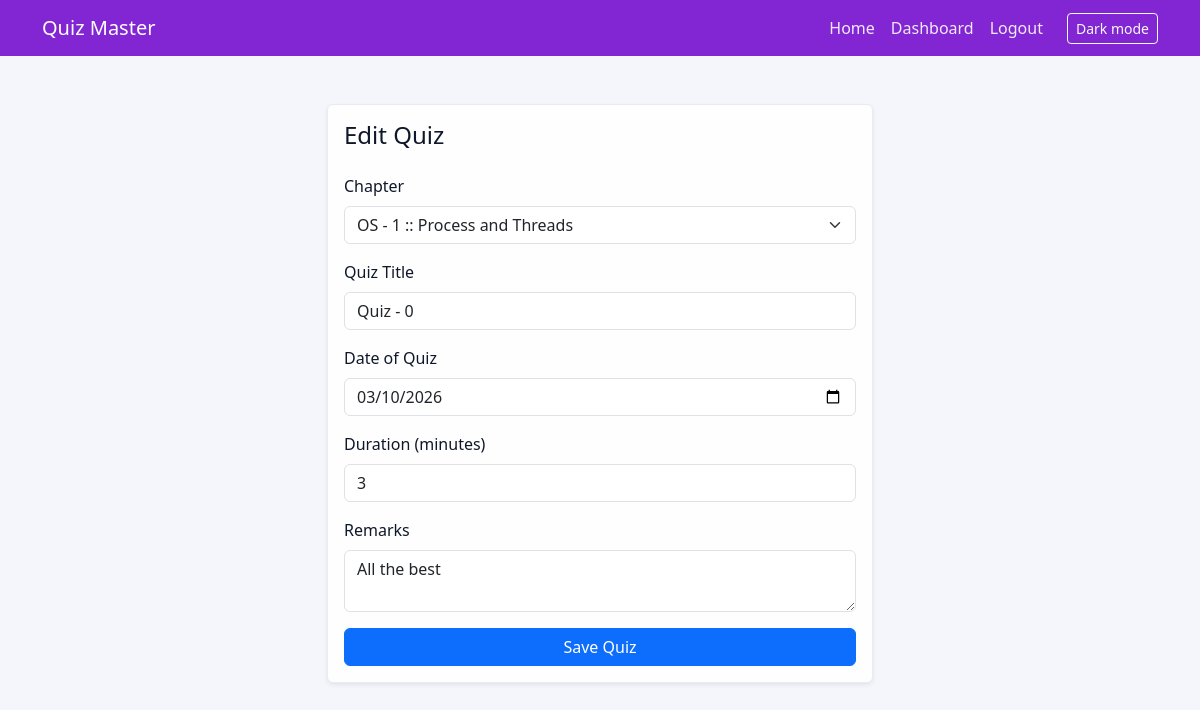
Page /admin/quizzes/1/edit (signed in) on the committed database.
### models.py (models this page shows, shortened)
class Quiz(db.Model):
    id = db.Column(db.Integer, primary_key=True)
    chapter_id = db.Column(db.Integer, db.ForeignKey("chapter.id"), nullable=False)
    title = db.Column(db.String(140), nullable=False)
    date_of_quiz = db.Column(db.Date)
    duration_minutes = db.Column(db.Integer)
    remarks = db.Column(db.Text)
    questions = db.relationship("Question", backref="quiz", lazy=True)
    scores = db.relationship("Score", backref="quiz", lazy=True)

### app.py (the view, shortened to what this page needs)
    @app.route("/admin/quizzes/<int:quiz_id>/edit", methods=["GET", "POST"])
    @admin_required
    def edit_quiz(quiz_id):
        quiz = Quiz.query.get_or_404(quiz_id)
        form = QuizForm(obj=quiz)
        form.chapter_id.choices = [
            (c.id, f"{c.subject.name} :: {c.name}")
            for c in Chapter.query.options(joinedload(Chapter.subject)).order_by(Chapter.name)
        ]
        return render_template("admin/quiz_form.html", form=form, quiz=quiz)

### forms.py
class QuizForm(FlaskForm):
    chapter_id = SelectField("Chapter", coerce=int, validators=[DataRequired()])
    title = StringField("Quiz Title", validators=[DataRequired(), Length(max=140)])
    date_of_quiz = DateField("Date of Quiz", validators=[Optional()])
    duration_minutes = IntegerField(
        "Duration (minutes)", validators=[Optional(), NumberRange(min=1, max=300)]
    )
    remarks = TextAreaField("Remarks", validators=[Optional(), Length(max=500)])
    submit = SubmitField("Save Quiz")

### templates/admin/quiz_form.html (shortened to what this page needs)
{% extends "base.html" %}
{% block content %}
<div class="row justify-content-center">
  <div class="col-md-6">
    <div class="card shadow-sm">
      <div class="card-body">
        <h4 class="mb-4">Edit Quiz</h4>
        <form method="post">
          <div class="mb-3">
            {{ form.chapter_id.label(class_="form-label") }}
            {{ form.chapter_id(class_="form-select") }}
          </div>
          <div class="mb-3">
            {{ form.title.label(class_="form-label") }}
            {{ form.title(class_="form-control") }}
          </div>
          <div class="mb-3">
            {{ form.date_of_quiz.label(class_="form-label") }}
            {{ form.date_of_quiz(class_="form-control") }}
          </div>
          <div class="mb-3">
            {{ form.duration_minutes.label(class_="form-label") }}
            {{ form.duration_minutes(class_="form-control") }}
          </div>
          <div class="mb-3">
            {{ form.remarks.label(class_="form-label") }}
            {{ form.remarks(class_="form-control", rows=2) }}
          </div>
          <div class="d-grid">
            {{ form.submit(class_="btn btn-primary") }}
          </div>
        </form>
      </div>
    </div>
  </div>
</div>
{% endblock %}

### static/css/site.css (style rules this page uses)
:root { --bg: #f5f6fb; --card: #fefefe; --text: #0f172a; --muted: #6c757d; --border: #e9ecef; --primary: #0d6efd; --navbar: #8225d3; }
body { background: var(--bg); color: var(--text); }
.card { background: var(--card); border-color: var(--border); color: var(--text); }

### rows in the picture
Quiz: chapter_id "OS - 1 :: Process and Threads", title "Quiz - 0", date_of_quiz "03/10/2026", duration_minutes "3", remarks "All the best"
